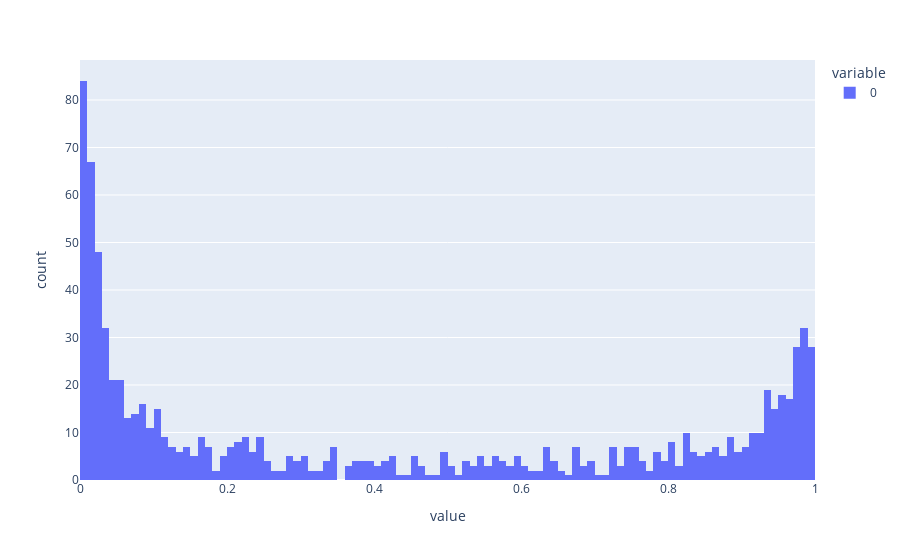

Source (notebook cell):
### Code cell
import plotly.express as px

test_features = features[features.index > date_to_timestamp("2025-01-01")]
res = side_model.predict(test_features)

fig = px.histogram(res, nbins=100)
fig.show()

### Figure 1 — Plotly figure (JSON) as saved in the notebook; plotly's stock layout.template omitted (floating-point values rounded to 4 significant figures; data arrays with more than 128 entries replaced by an {"elided": "..."} marker saying what was removed)
{"data": [{"bingroup": "x", "hovertemplate": "variable=0<br>value=%{x}<br>count=%{y}<extra></extra>", "legendgroup": "0", "marker": {"color": "#636efa", "pattern": {"shape": ""}}, "name": "0", "nbinsx": 100, "orientation": "v", "showlegend": true, "type": "histogram", "x": {"elided": "882 float values"}, "xaxis": "x", "yaxis": "y"}], "layout": {"barmode": "relative", "legend": {"title": {"text": "variable"}, "tracegroupgap": 0}, "margin": {"t": 60}, "xaxis": {"anchor": "y", "domain": [0, 1], "title": {"text": "value"}}, "yaxis": {"anchor": "x", "domain": [0, 1], "title": {"text": "count"}}}}
